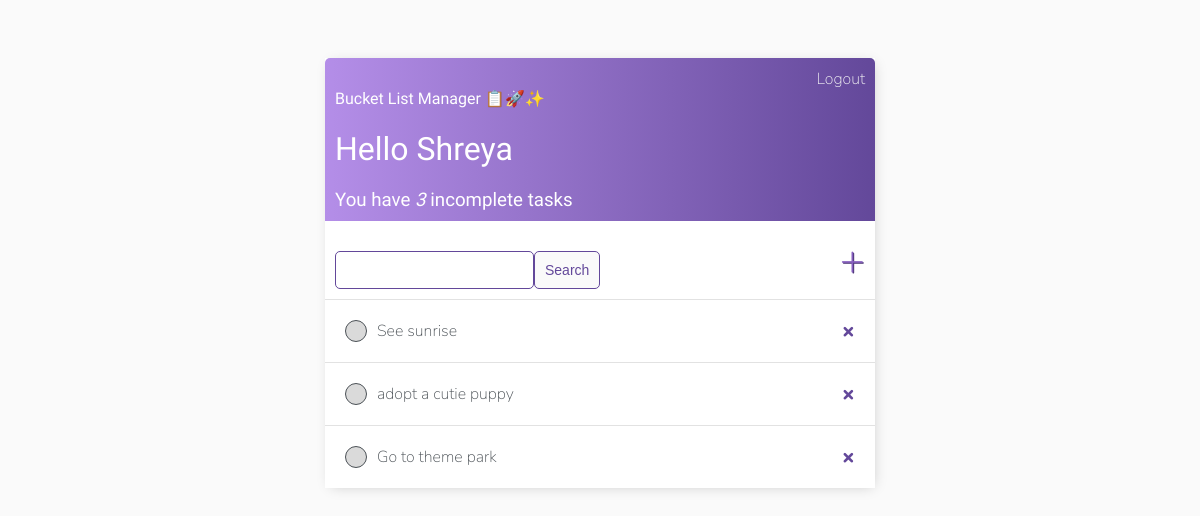
Before: / (signed in) with the older database file.
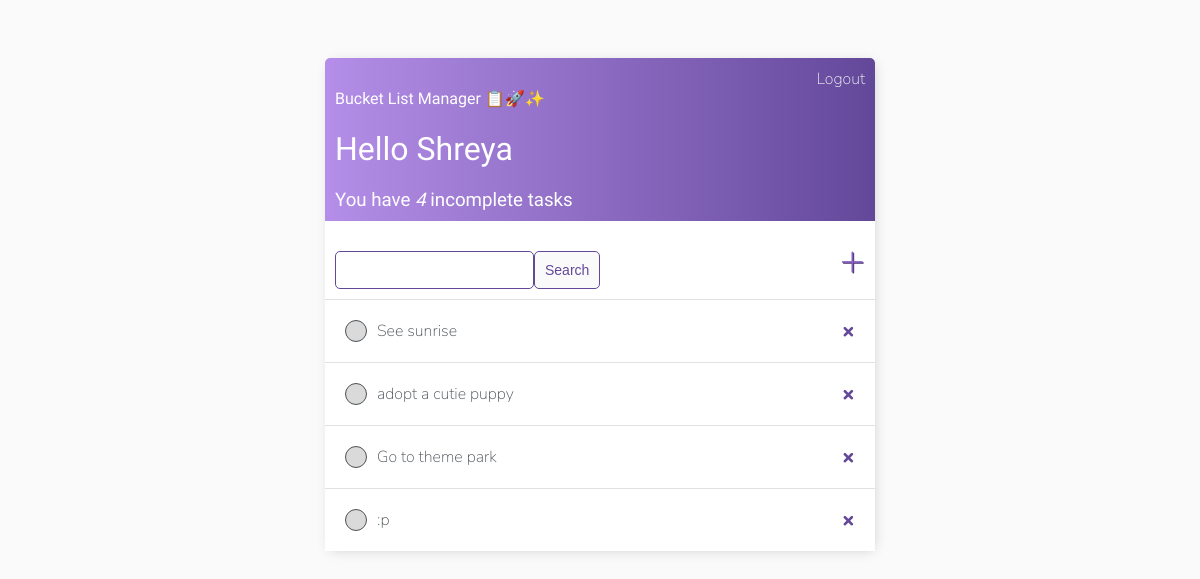
After: the same page with the newer database file.
### base/models.py (models this page shows)
class Task(models.Model):
    user = models.ForeignKey(User, on_delete = models.CASCADE)
    title = models.CharField(max_length = 200)
    desc = models.TextField(null = True, blank = True)
    is_complete = models.BooleanField(default = False)
    created = models.DateTimeField(auto_now_add = True)
    def __str__(self):
        return self.title
    class Meta:
        ordering = ['is_complete']

### base/views.py (the view)
# urls.py: path('', TaskList.as_view(), name='tasks'),
class TaskList(LoginRequiredMixin, ListView):
    model = Task
    template_name = 'base/task_list.html' #to set the template to be displayed
    context_object_name = 'tasks'
    def get_context_data(self, **kwargs): #we are overriding already exisiting function here to set the context, which is a dictionary and we're giving the key as task and setting value by filtering out what the user has alone
        context = super().get_context_data(**kwargs)
        context['tasks'] = context['tasks'].filter(user=self.request.user)
        context['count'] = context['tasks'].filter(is_complete=False).count()
        search_input = self.request.GET.get('search-area') or ''
        if search_input:
            context['tasks'] = context['tasks'].filter(title__icontains = search_input) #title__icontains
        context['search_input'] = search_input
        return context

### base/templates/base/task_list.html
{% extends 'base/main.html' %}
{% block content %}
<div class="header-bar">
    <div>
        <h4>Bucket List Manager 📋🚀✨</h4>
        <h1>Hello {{ request.user|title }}</h1>
        <h3 style="margin: 0;">You have <i>{{ count }}</i> incomplete task{{ count|pluralize:"s" }}</h3>
    </div>
    {% if request.user.is_authenticated %}
        <a href="{% url 'logout' %}">Logout</a>
    {% else %}
        <a href="{% url 'login' %}">Login</a>
    {% endif %}
</div>
<div id="search-add-wrapper">
    <form method="get" style="margin-top: 20px; display: flex;">
        <input type="text" name="search-area" value="{{ search_input }}">
        <input class="button" type="submit" value="Search">
    </form>
    <a id="add-link" href="{% url 'task-create' %}">&#x2b;</a>
</div>
<div class="task-items-wrapper">
    {% for task in tasks %}
        <div class="task-wrapper">
            {% if task.is_complete %}
                <div class="task-title">
                    <div class="task-complete-icon"></div>
                    <a href="{% url 'task-update' task.id %}"> <span class="completed-task"> {{ task }} </span></a>
                </div>
                <a class="delete-link" href="{% url 'task-delete' task.id %}">&#215;</a>
            {% else %}
                <div class="task-title">
                    <div class="task-incomplete-icon"></div>
                    <a href="{% url 'task-update' task.id %}"> {{ task }} </a>
                </div>
                <a class="delete-link" href="{% url 'task-delete' task.id %}">&#215;</a>
            {% endif %}
        </div>
    {% empty %}
        <h3>No items in list</h3>
    {% endfor %}
{% endblock content %}

Changed rows visible on the page:
added Task: title ":p"
Other visible differences:
{{ count }}: "3" → "4"
